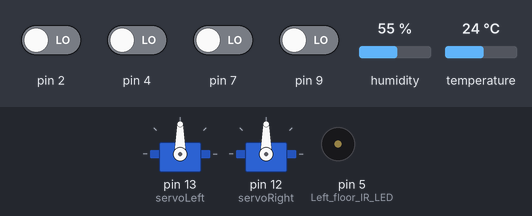
The sketch below on a simulated Arduino Uno, built with avr-gcc and run on an emulated ATmega328P. On the bench: 2 × servo, buzzer (waves = sounding). Inputs (shaded band) come from the test bench; at power-on: pin 2, pin 4, pin 7, pin 9 LOW, humidity 55 %, temperature 24 °C. What the sketch prints to the serial monitor is not drawn.

Above: at 0.07 s.
Timing chart, 0 to 3.0 s (numbered marks = the images above):
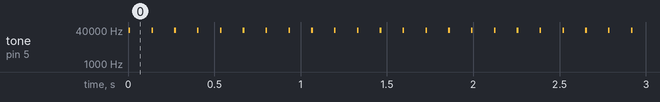

The sketch:

finalrobot.ino
```cpp
#include <Servo.h>          // Include servo library
#include <DHT11.h>          // Include Dht11 sensor
Servo servoLeft;          // Declare left and right servos
Servo servoRight;
DHT11 dht11(6);  //Setting DHT11 Pin number
void setup() // Built-in initialization block
{
  pinMode(4, INPUT); pinMode(5, OUTPUT);// Left floor IR LED & Receiver
  pinMode(7, INPUT); pinMode(8, OUTPUT);// Right floor IR LED & Receiver
  pinMode(9, INPUT); pinMode(10, OUTPUT);//Left IR LED & Receiver
  pinMode(2, INPUT); pinMode(3, OUTPUT);//Right IR LED & Receiver
  servoLeft.attach(13);
  servoRight.attach(12);
  Serial.begin(9600); // Set data rate to 9600 bps
}
void loop()
{

  int irFloorLeft = irDetect(5, 4, 43000); // Check for floor
  int irFloorRight = irDetect(8,7,43000); //right floor check
  int irLeft = irDetect(10, 9, 38000);  // Check for object on left
  int irRight = irDetect(3, 2, 38000);
  //send Data to Serial(bluetooth)
  float temp, humi;
  dht11.read(humi, temp);
  Serial.print("temp:");
  Serial.print(temp);
  Serial.print(" humi:");
  Serial.print(humi);
  Serial.print("\n");
   // Display 1/0 no detect/detect
  delay(100); } // 0.1 second delay


// IR Object Detection Function
int irDetect(int irLedPin, int irReceiverPin, long frequency)
{
  tone(irLedPin, frequency, 8); // IRLED 38 kHz for at least 1 ms
  delay(1); // Wait 1 ms
  int ir = digitalRead(irReceiverPin); // IR receiver -> ir variable
  delay(1); // Down time before recheck
  return ir; // Return 1 no detect, 0 detect
}
```

Measured:
- by itself, tone on pin 5 (Left_floor_IR_LED): alternates 38000 Hz for 0.01 s and silent for 0.12 s
